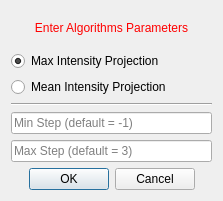
<?xml version="1.0" encoding="UTF-8"?>
<ui version="4.0">
 <class>AtrialScarViewUIScar</class>
 <widget class="QWidget" name="AtrialScarViewUIScar">
  <property name="geometry">
   <rect>
    <x>0</x>
    <y>0</y>
    <width>223</width>
    <height>201</height>
   </rect>
  </property>
  <property name="sizePolicy">
   <sizepolicy hsizetype="Preferred" vsizetype="Minimum">
    <horstretch>0</horstretch>
    <verstretch>0</verstretch>
   </sizepolicy>
  </property>
  <property name="minimumSize">
   <size>
    <width>0</width>
    <height>201</height>
   </size>
  </property>
  <property name="maximumSize">
   <size>
    <width>16777215</width>
    <height>201</height>
   </size>
  </property>
  <property name="windowTitle">
   <string>Set Values</string>
  </property>
  <layout class="QVBoxLayout" name="verticalLayout">
   <item>
    <widget class="QLabel" name="titleLabel">
     <property name="styleSheet">
      <string notr="true">QLabel { color: rgb(255, 0, 0) }</string>
     </property>
     <property name="text">
      <string>Enter Algorithms Parameters</string>
     </property>
     <property name="alignment">
      <set>Qt::AlignCenter</set>
     </property>
    </widget>
   </item>
   <item>
    <widget class="QRadioButton" name="radioButton_1">
     <property name="text">
      <string>Max Intensity Projection</string>
     </property>
     <property name="checked">
      <bool>true</bool>
     </property>
    </widget>
   </item>
   <item>
    <widget class="QRadioButton" name="radioButton_2">
     <property name="text">
      <string>Mean Intensity Projection</string>
     </property>
    </widget>
   </item>
   <item>
    <widget class="Line" name="line">
     <property name="orientation">
      <enum>Qt::Horizontal</enum>
     </property>
    </widget>
   </item>
   <item>
    <widget class="QLineEdit" name="lineEdit_1">
     <property name="text">
      <string/>
     </property>
     <property name="placeholderText">
      <string>Min Step (default = -1)</string>
     </property>
    </widget>
   </item>
   <item>
    <widget class="QLineEdit" name="lineEdit_2">
     <property name="placeholderText">
      <string>Max Step (default = 3)</string>
     </property>
    </widget>
   </item>
   <item>
    <widget class="QDialogButtonBox" name="buttonBox">
     <property name="enabled">
      <bool>true</bool>
     </property>
     <property name="orientation">
      <enum>Qt::Horizontal</enum>
     </property>
     <property name="standardButtons">
      <set>QDialogButtonBox::Cancel|QDialogButtonBox::Ok</set>
     </property>
     <property name="centerButtons">
      <bool>true</bool>
     </property>
    </widget>
   </item>
   <item>
    <spacer name="spacer">
     <property name="orientation">
      <enum>Qt::Vertical</enum>
     </property>
     <property name="sizeType">
      <enum>QSizePolicy::Fixed</enum>
     </property>
     <property name="sizeHint" stdset="0">
      <size>
       <width>20</width>
       <height>0</height>
      </size>
     </property>
    </spacer>
   </item>
  </layout>
 </widget>
 <layoutdefault spacing="6" margin="11"/>
 <resources/>
 <connections/>
</ui>
